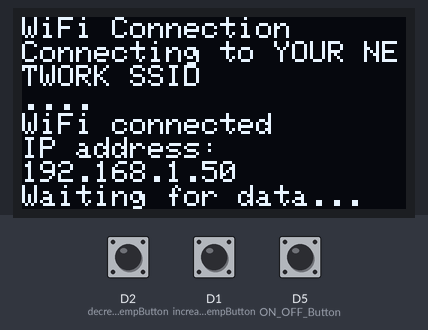
Simulated run of this sketch. Board: ESP8266 (NodeMCU). Parts: 128×64 one-colour display. Inputs (shaded band) come from the test bench; at power-on: D1 (increaseTempButton) HIGH, D5 (ON_OFF_Button) HIGH, D2 (decreaseTempButton) HIGH. WiFi joins after 1.5 s; servers stay silent unless stated; no MQTT or app messages arrive unless stated; what the sketch prints to the serial monitor is not drawn.

Above: at 3.0 s.
3.1 s: D1 (increaseTempButton) pulled LOW for 0.15 s
At 4.1 s:
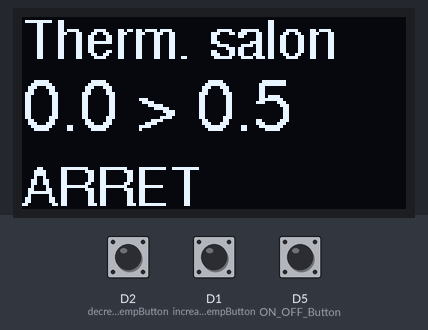
4.7 s: D5 (ON_OFF_Button) pulled LOW for 0.15 s
At 5.5 s:
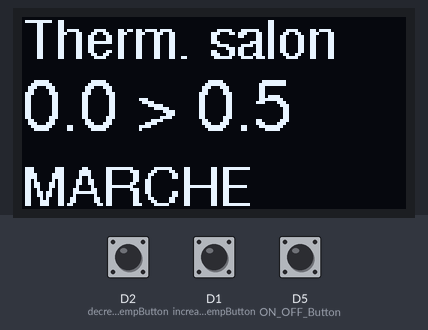
6.3 s: D1 (increaseTempButton) pulled LOW for 1 s
At 7.7 s:
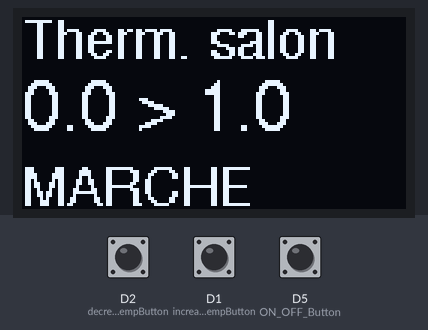
8.8 s: D5 (ON_OFF_Button) pulled LOW for 1 s
At 9.9 s:
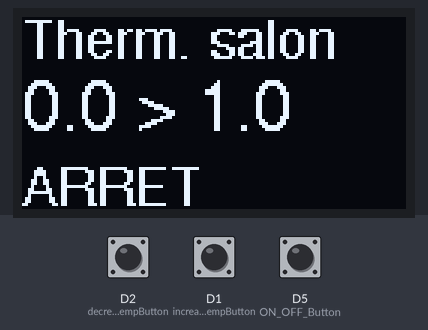
11.3 s: D1 (increaseTempButton) pulled LOW for 0.15 s
At 12.7 s:
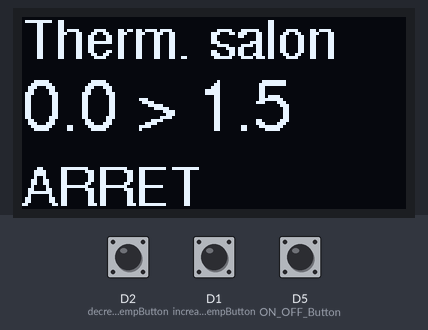
Timing chart, 0 to 14.3 s (numbered marks = the images above; inputs shaded):
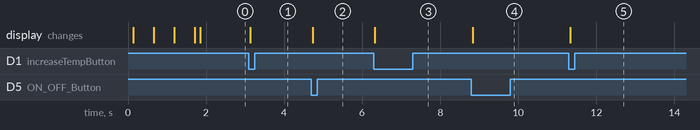

Measured:
- after the input at 3.1 s, the display: changes at once (image 1)
- after the input at 4.7 s, the display: changes at once (image 2)
- after the input at 6.3 s, the display: changes at once (image 3)
- after the input at 8.8 s, the display: changes at once (image 4)
- after the input at 11.3 s, the display: changes at once (image 5)

The sketch:

thermostat_esp8266_mqtt_jeedom.ino
```cpp
#include <ArduinoJson.h> // Library for Json Parsing
#include <Ticker.h> // Library for Timer management
#include <ESP8266WiFi.h> // Library for Wifi management
#include <PubSubClient.h> // Library for the MQTT client
#include <Wire.h> // Library for I2C
#include <Adafruit_GFX.h> // Library for OLED Display
#include <Adafruit_SSD1306.h>

#include <gfxfont.h>
#include <Fonts/FreeSans9pt7b.h>
#include <Fonts/FreeSans12pt7b.h>

Adafruit_SSD1306 display; // Déclaration de l'écran
Ticker autoUpdateTimer; // Timer for publishing sending the auto update p
Ticker autoSleepTimer; // Timer for going into deepspleep mode
WiFiClient WiFiClient; // Wifi client declaration
PubSubClient MQTTclient(WiFiClient); // MQTT client declaration

//MQTT Configuration data
const char* mqtt_server = "IP OF YOUR MQTT SERVER - JEEDOM IP";
const int mqtt_port = 1883;
const char* mqtt_all_info_topic = "thermostat_salon_mqtt/all_info";
const char* mqtt_ON_OFF_topic = "thermostat_salon_mqtt/on_off";
const char* mqtt_update_request_topic = "thermostat_salon_mqtt/update_request";
const char* mqtt_consigne_temp_topic = "thermostat_salon_mqtt/consigne_temp";
const char* mqqt_identifier = "ESP8266_therm_salon";
const String room_name = "Therm. salon"; // String to be displayed at the top of the display

// Configuration variable
float step_temp_change = 0.5; // Step between two consigne temperature change
float max_temp_consigne = 25; // Température consigne maximale
float min_temp_consigne = 5; // Température consigne minimale
int refresh_rate = 60; // Time between two forced refresh in second.
int sleep_time_if_no_activity = 10; // The system will go in deepsleep mode if no activity during after this time in second.
int time_before_send_command = 1000; // Time in microsecond before sending the update consigne command to reduce the number of message published when adjusting the temp.

// Wifi Configuration Data
const char* Network_SSID = "YOUR NETWORK SSID"; // SSID for the WiFi Network
const char* Network_Password = "YOUR WIFI PASSWORD"; // Password for the WiFi Network

// Pin configuration Data
int ON_OFF_Button = D5; // ON OFF Button
int increaseTempButton = D1; //Increase Temperature button
int decreaseTempButton = D2; // Decrease Temperature button
int sda_i2c_pin = D3; // i2c sda pin
int scl_i2c_pin = D4; // i2c scl pin
uint8_t display_i2c_address = 0x3C; // i2c display address

long debouncing_time = 200; // Debouncing Time in Milliseconds
volatile unsigned long last_micros; // Variable to store the last time a key pressed (for debouncing purpose)
volatile unsigned long next_min_micros_to_send_consigne; // Variable to store the next time where we will authorize the module to publish a message.

// Main variable declaration and initialization
float temp = 0; // The room temperature
float temp_consigne = 0; // The consigne temperature
bool etat_thermostat = false; // Etat du thermostat (ON / OFF)
bool etat_chauffe = false; // Etat chauffe (ON / OFF)

// Flag variable for the key interrupt or screen state
bool consigne_to_be_increased = false;
bool consigne_to_be_decreased = false;
bool ON_OFF_to_be_switched = false;
bool display_state = false;
bool new_consigne_to_be_sent = false;

static const unsigned char PROGMEM logo16_glcd_bmp[] =
{ B00000000, B10000000,
  B00000001, B10000000,
  B00000001, B11000000,
  B00000001, B11000000,
  B00000011, B11100000,
  B00000001, B11110000,
  B00000100, B11110000,
  B00001111, B11111000,
  B00001111, B11111000,
  B00011111, B01111100,
  B00111111, B00111100,
  B00111110, B00111100,
  B00111100, B00011100,
  B00011100, B00011000,
  B00001100, B00011000,
  B00000110, B00110000 };


void setup() {
  Serial.begin(115200); // Setting up the communication speed
  Serial.println("INFO - Serial port is ready.");
  Serial.println("INFO - Beggining of the Setup.");

  DisplayInit();   // Init display
  WifiClientConnection();  // Wifi client initialization
  MQTTclientSetup();  // MQTT client setup (port, adress, callback)

  autoUpdateTimer.attach(refresh_rate,sendMQTTUpdateRequest); // Start the auto-publishing timer
  autoSleepTimer.attach(sleep_time_if_no_activity, activate_sleeping_mode); // Start the auto-sleep timer

  attachInterrupt(ON_OFF_Button, debounceInterrupt_ON_OFF, FALLING); // attache l'interruption au bouton d'augmentation de la température
  attachInterrupt(increaseTempButton, debounceInterrupt_INCREASE, FALLING); // attache l'interruption au bouton d'augmentation de la température
  attachInterrupt(decreaseTempButton, debounceInterrupt_DECREASE, FALLING); // attache l'interruption au bouton d'augmentation de la température

  Serial.println("INFO - End of the Setup... Starting the loop.");
}

void sendMQTTUpdateRequest(){

  Serial.println("INFO - Publishing refresh message over MQTT");

  char* temp_millis_builder_char = "";
  ltoa(millis(), temp_millis_builder_char, 10);
  MQTTclient.publish(mqtt_update_request_topic, temp_millis_builder_char);
}

void displayOff() {
  display.ssd1306_command(SSD1306_DISPLAYOFF);
  display.ssd1306_command(SSD1306_CHARGEPUMP);
  display.ssd1306_command(SSD1306_SETHIGHCOLUMN);
}

void displayOn() {
  display.ssd1306_command(SSD1306_CHARGEPUMP);
  display.ssd1306_command(0x14);
  display.ssd1306_command(SSD1306_DISPLAYON);
}

void debounceInterrupt_ON_OFF() {

  if((long)(micros() - last_micros) >= debouncing_time * 1000) {
    Serial.println("INFO - ON OFF button pressed.");

    last_micros = micros();

    // A key has been pressed, we are postponing the sleep.
    if(!key_pressed_routine()){
      Serial.println("INFO - Going out Sleeping mode.");
      return;
    }
    ON_OFF_to_be_switched = true;
  }
}

void debounceInterrupt_INCREASE() {

  if((long)(micros() - last_micros) >= debouncing_time * 1000) {
    Serial.println("INFO - INCREASE button pressed.");

    last_micros = micros();

    // A key has been pressed, we are postponing the sleep.
    if(!key_pressed_routine()){
      Serial.println("INFO - Going out Sleeping mode.");
      return;
    }

    if(temp_consigne < max_temp_consigne){
      consigne_to_be_increased = true;
      // We are calculating the next time we are authorizing the program to publish the new consigne temperature.
      // Each time we presse the + or - button, this time is increased.
      next_min_micros_to_send_consigne = millis() + time_before_send_command;
    } else {
      Serial.println("INFO - Consigne allready at the maximum value. No change made.");
    }
  }
}

void debounceInterrupt_DECREASE() {

  if((long)(micros() - last_micros) >= debouncing_time * 1000) {
    Serial.println("INFO - DECREASE button pressed.");

    last_micros = micros();

    // A key has been pressed, we are postponing the sleep.
    if(!key_pressed_routine()){
      Serial.println("INFO - Going out Sleeping mode.");
      return;
    }

    if(temp_consigne > min_temp_consigne){
      consigne_to_be_decreased = true;
      // We are calculating the next time we are authorizing the program to publish the new consigne temperature.
      // Each time we presse the + or - button, this time is increased.
       next_min_micros_to_send_consigne = millis() + time_before_send_command;
    } else {
      Serial.println("INFO - Consigne allready at the minimum value. No change made.");
    }
  }
}

void activate_sleeping_mode(){
  if(display_state){
      displayOff();
      display_state = false;
      autoSleepTimer.detach();
      Serial.println("INFO - Activating sleep mode.");
  }
}

bool key_pressed_routine(){

  bool result_temp = false;

  if(!display_state){
    displayOn();
    display_state = true;
    Serial.println("INFO - Event occured - Switching display ON");
    result_temp = false;
  } else {
    result_temp = true;
  }

  // We are detaching are re-attaching the timer to reset it.
  autoSleepTimer.detach();
  autoSleepTimer.attach(sleep_time_if_no_activity, activate_sleeping_mode);
  Serial.println("INFO - Event occured - Postponing sleep time");

  return result_temp;
}

void loop() {

  // Checking and reconnecting Wifi Client, we are looping here untill the wifi connection is established.
  if(WiFi.status() != WL_CONNECTED){
    Serial.println("ERROR - No Wifi connection. Trying to connect (or reconnect) in 5 seconds.");
    delay(5000);
    WifiClientConnection();
  }

  // Checking and reconnecting MQTT Client, we are looping here untill the connection to the MQTT server is established.
  if (!MQTTclient.connected()) {
    MQTTclientReconnect();
  }
  MQTTclient.loop();

  //server.handleClient();

  if(ON_OFF_to_be_switched){
    ON_OFF_to_be_switched = false;
    ON_OFF_THERMOSTAT();
  }

  // On vérifie si l'un des flags de modification de la consigne a été activé
  if(consigne_to_be_increased){
    temp_consigne = temp_consigne + step_temp_change;
    RefreshDisplay(room_name, temp, temp_consigne, etat_thermostat, etat_chauffe);
    Serial.print("INFO - Nouvelle consigne : ");
    Serial.println(temp_consigne);
    consigne_to_be_increased = false;
    new_consigne_to_be_sent = true;
  } else if (consigne_to_be_decreased) {
    temp_consigne = temp_consigne - step_temp_change;
    RefreshDisplay(room_name, temp, temp_consigne, etat_thermostat, etat_chauffe);
    Serial.print("INFO - Nouvelle consigne : ");
    Serial.println(temp_consigne);
    consigne_to_be_decreased = false;
    new_consigne_to_be_sent = true;
  }

  // If the millis time is over the timer to send the change consigne temp, then we send the request, else... we wait.
  // This is to reduce the number of publish message when we set the temperature. We don't want to publish a message each time we presse a button.

  if( (millis() > next_min_micros_to_send_consigne) && new_consigne_to_be_sent) {
    new_consigne_to_be_sent = false;
    publish_consigne_temp(temp_consigne);
  }

}

void publish_consigne_temp(float temp){

  // Converting the float temperature to char[] in order to send it with mqtt.
  char temp_data_to_be_sent[10];
  dtostrf(temp,2, 1, temp_data_to_be_sent);

  Serial.print("INFO : Publishing the new consigne temp : ");
  Serial.println(temp_data_to_be_sent);

  MQTTclient.publish(mqtt_consigne_temp_topic, temp_data_to_be_sent);

}

void ON_OFF_THERMOSTAT(){

  Serial.println("INFO : Inversing thermostat state");

  if(etat_thermostat) {
    MQTTclient.publish(mqtt_ON_OFF_topic, "false");
    Serial.println("INFO - Publishing OFF for the thermostat state");
  } else {
    MQTTclient.publish(mqtt_ON_OFF_topic, "true");
    Serial.println("INFO - Publishing ON for the thermostat state");
  }

  etat_thermostat = !etat_thermostat;

  RefreshDisplay(room_name, temp, temp_consigne, etat_thermostat, etat_chauffe);
}

void parseIncommingJSON(char payload[]){

  StaticJsonBuffer<200> jsonBuffer;

  JsonObject& root = jsonBuffer.parseObject(payload);

  if (!root.success()) {
    Serial.println("ERROR - Incomming JSON Parsing Fail");
  } else {
    Serial.println("INFO - Incomming JSON Parsing Succeed");
    temp_consigne = root["consigne"];
    temp = root["temperature"];

    String temp1 = root["statut"];
    String temp2 = root["mode"];

    etat_chauffe = temp1.equals("Chauffage");
    etat_thermostat = !temp2.equals("Off");

    RefreshDisplay(room_name, temp, temp_consigne, etat_thermostat, etat_chauffe);

  }
}

void RefreshDisplay(String room_name, float temperature, float temperature_consigne, bool etat_thermostat, bool etat_chauffe){
  Serial.println("INFO - Refreshing display");

  display.setFont(&FreeSans9pt7b);

  // Effacement de l'écran actuel.
  display.clearDisplay();

  // Affichage du nom de la pièce dans la partie haute de l'écran
  display.setTextSize(1);
  display.setTextColor(WHITE);
  display.setCursor(0,13);
  display.print(room_name);

  // Affichage de la température et de la consigne.
  display.setFont(&FreeSans12pt7b);
  display.setTextSize(1);
  display.setCursor(0,37);
  display.print(temperature,1);
  display.print(" > ");
  display.print(temperature_consigne,1);

  // Affichage de l'état du thermostat
  //display.setTextColor(BLACK, WHITE); // 'inverted' text
  display.setFont(&FreeSans9pt7b);
  display.setCursor(0,62);
  display.setTextSize(1);
  if(etat_thermostat){
    display.print("MARCHE");
  } else {
    display.print("ARRET");
  }

  // Affichage de la flamme en cas de chauffe
  if(etat_chauffe){
    display.drawBitmap(112, 48,  logo16_glcd_bmp, 16, 16, 1); // Affiche le logo de chauffe sur l'écran
  }

  // Affichage du buffer.
  display.display();
}

void DisplayInit() { // Initialization of the display

  Serial.println("INFO - Display initialization.");

  Wire.begin(sda_i2c_pin, scl_i2c_pin); // On déclare les pin du port I2C

  // by default, we'll generate the high voltage from the 3.3v line internally! (neat!)
  display.begin(SSD1306_SWITCHCAPVCC, display_i2c_address);  // initialize with the I2C addr, use a scanner to find it.

  display.clearDisplay(); // Clearing the buffer.
  display.display();
  display_state = true;

}

void MQTTclientSetup() {
  MQTTclient.setServer(mqtt_server, mqtt_port);
  MQTTclient.setCallback(MQTTcallback);
}

void MQTTclientReconnect() {
  // We are looping until we're reconnected
  while (!MQTTclient.connected()) {
    Serial.println("INFO - Attempting connection to MQTT server.");
    // Attempt to connect
    if (MQTTclient.connect(mqqt_identifier)) {
      Serial.println("INFO - MQTT connected.");

      // We subscribe to the all_info topic.
      MQTTclient.subscribe(mqtt_all_info_topic);

      sendMQTTUpdateRequest();
      // This is a workaround in order to request a new data to jeedom when we connect.
      // The best solution will be to use a retain message but this is not implemented in the MQTT Jeedom plugin.
      // So we send publish a message, then a scenario is triggered inside jeedom and force the publication of new data.

    } else {
      Serial.print("ERROR - MQTT connection failed, rc=");
      Serial.print(MQTTclient.state());
      Serial.println(" retrying in 5 seconds.");
      // Wait 5 seconds before retrying
      delay(5000);
    }
  }
}

void MQTTcallback(char* topic, byte* payload, unsigned int length) {

  // We are displaying the raw message.
  Serial.print("INFO - MQTT message arrived on topic [");
  Serial.print(topic);
  Serial.print("] : ");

  for (int i = 0; i < length; i++) {
    Serial.print((char)payload[i]);
  }

  Serial.println();

  // We are passing the message to the parsing function to extract all data.
  parseIncommingJSON((char *) payload);

}

void WifiClientConnection()  // Connexion au réseau WiFi
{
  display.clearDisplay();
  display.setTextSize(1);
  display.setTextColor(WHITE);
  display.setCursor(0,0);

  Serial.println("INFO - Starting WiFi connection");
  display.println("WiFi Connection");
  display.display();
  Serial.print("INFO - Connecting to ");
  display.print("Connecting to ");
  display.display();
  Serial.print(Network_SSID);
  display.println(Network_SSID);
  display.display();

  WiFi.begin(Network_SSID, Network_Password);

  while (WiFi.status() != WL_CONNECTED) {
    delay(500);
    Serial.print(".");
    display.print(".");
    display.display();
  }

  Serial.println("");
  display.println(".");
  display.display();

  Serial.println("INFO - WiFi connected");
  display.println("WiFi connected");
  display.display();
  Serial.print("INFO - IP address: ");
  display.println("IP address: ");
  display.display();
  Serial.println(WiFi.localIP());
  display.println(WiFi.localIP());
  display.display();
  display.println("Waiting for data...");
  display.display();

}
```
